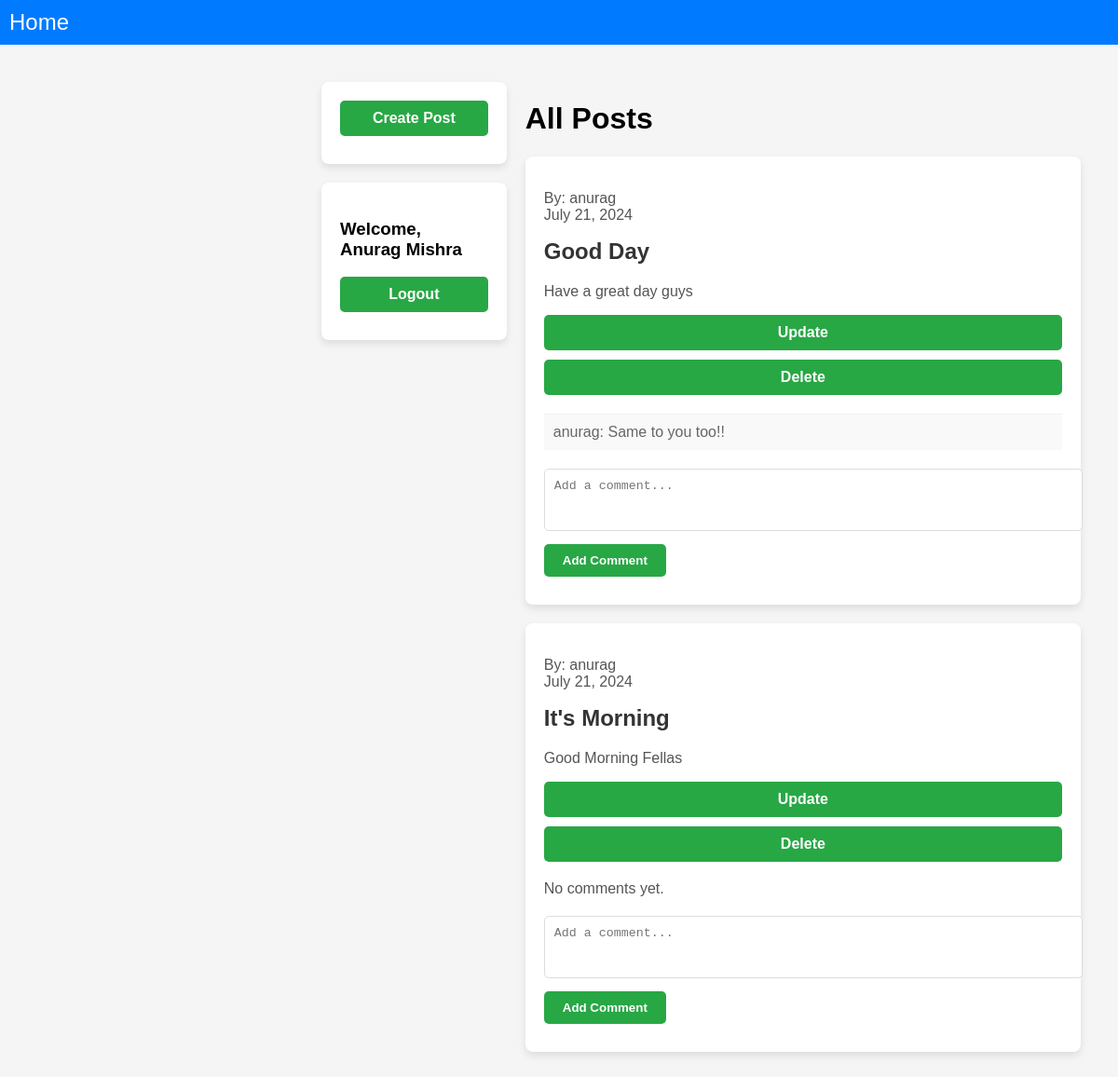
The app's page / (signed in) with its own data.
### blog/models.py (models this page shows, shortened)
class Post(models.Model):
    title = models.CharField(max_length=200)
    content = models.TextField()
    author = models.ForeignKey(User, on_delete=models.CASCADE)
    created_at = models.DateTimeField(auto_now_add=True)

class Comment(models.Model):
    post = models.ForeignKey(Post, related_name='comments', on_delete=models.CASCADE)
    text = models.TextField()
    author = models.ForeignKey(User, on_delete=models.CASCADE)
    created_at = models.DateTimeField(auto_now_add=True)

### blog/views.py (the view)
# urls.py: path('', home, name='home'),
def home(request):
    posts = Post.objects.all()
    return render(request, 'blog/home.html', {'posts': posts})

### blog/templates/blog/home.html (shortened to what this page needs)
{% extends 'blog/base.html' %}
{% block content %}
<div class="container">
    <div class="left-sidebar">
        {% if user.is_authenticated %}
        <div class="create-post">
            <a href="{% url 'create_post' %}" class="auth-button">Create Post</a>
        </div>
        <div class="user-details">
            <h3>Welcome, <br> {{ user.first_name }} {{ user.last_name }}</h3>
            <a href="{% url 'logout' %}" class="auth-button">Logout</a>
        </div>
        {% else %}
        <div class="login-signup">
            <a href="{% url 'login' %}" class="auth-button">Login</a>
            <a href="{% url 'signup' %}" class="auth-button">Signup</a>
        </div>
        {% endif %}
    </div>
    <div class="right-content">
        <h1>All Posts</h1>
        {% for post in posts %}
        <div class="post">
            <p class="post-meta">
                By: {{ post.author.username }}
                <br>
                {{ post.created_at|date:"F j, Y" }}
            </p>
            <h2>{{ post.title }}</h2>
            <p>{{ post.content }}</p>
            <div class="post-actions">
                {% if user.is_authenticated and post.author == user %}
                <a href="{% url 'update_post' post.id %}" class="auth-button">Update</a>
                <a href="{% url 'delete_post' post.id %}" class="auth-button">Delete</a>
                {% endif %}
            </div>
            <div class="comments">
                {% for comment in post.comments.all %}
                <div class="comment">
                    <p class="comment-meta">
                        {{ comment.author.username }}: {{ comment.text }}
                    </p>
                </div>
                {% empty %}
                <p>No comments yet.</p>
                {% endfor %}
            </div>
            {% if user.is_authenticated %}
            <form action="{% url 'add_comment' post.id %}" method="post">
                <textarea name="text" rows="3" placeholder="Add a comment..." class="form-control"></textarea>
                <button type="submit" class="auth-button">Add Comment</button>
            </form>
            {% else %}
            <p><a href="{% url 'login' %}" class="auth-button">Login</a> to add a comment.</p>
            {% endif %}
        </div>
        {% endfor %}
    </div>
</div>
{% endblock %}

### blog/templates/blog/base.html (style rules this page uses)
body { font-family: Arial, sans-serif; margin: 0; padding: 0; background-color: #f5f5f5; }
.container { display: flex; padding: 20px; max-width: 1200px; margin: 0 auto; }
.left-sidebar { flex: 1; margin-right: 20px; }
.right-content { flex: 3; }
.user-details, .login-signup, .create-post { background-color: #fff; padding: 20px; border-radius: 8px; box-shadow: 0 4px 8px rgba(0, 0, 0, 0.1); margin-bottom: 20px; }
.auth-button { display: block; margin-bottom: 10px; background-color: #28a745; color: #fff; padding: 10px 20px; border-radius: 5px; text-align: center; text-decoration: none; font-weight: bold; }
.post { background-color: #fff; padding: 20px; border-radius: 8px; box-shadow: 0 4px 8px rgba(0, 0, 0, 0.1); margin-bottom: 20px; }
.post h2 { margin-top: 0; color: #333; }
.post p { color: #555; }
.comments { margin-top: 20px; }
.comment { background-color: #f9f9f9; padding: 10px; border-top: 1px solid #eee; margin-top: 10px; }
.comment p { margin: 0; color: #666; }
form { margin-top: 20px; }
textarea { width: 100%; padding: 10px; border-radius: 5px; border: 1px solid #ddd; resize: none; }
button { background-color: #007bff; color: #fff; border: none; padding: 10px 20px; border-radius: 5px; cursor: pointer; margin-top: 10px; text-align: center; }

### records on screen
Post: author.username "anurag", created_at "July 21, 2024", title "Good Day", content "Have a great day guys", shows "Update"
Comment: author.username "anurag", text "Same to you too!!"
Post: author.username "anurag", created_at "July 21, 2024", title "It's Morning", content "Good Morning Fellas", shows "Update"

### other values on screen
{{ user.first_name }} "Anurag"
{{ user.last_name }} "Mishra"
